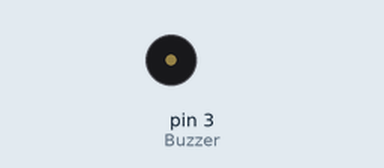
This sketch was run on a simulated Arduino Uno, built with avr-gcc and run on an emulated ATmega328P. Shown: buzzer (waves = sounding).

Above: at 0.3 s.
Timing chart, 0 to 3.0 s (numbered marks = the images above):
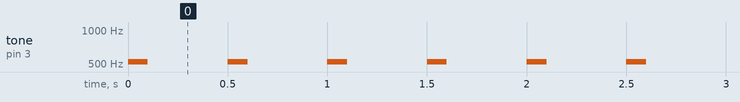

The sketch:

project_02_buzzer_EZ.ino
```cpp
/*
Do(523Hz)
Re(587Hz)
Mi(659Hz)
Fa(698Hz)
So(784Hz)
La(880Hz)
Si(988Hz)
高音 Do (1047Hz)
*/
const byte Buzzer = 3; // 蜂鳴器的接腳 D3

void setup() {
  pinMode(Buzzer,OUTPUT);
}

void loop() {
  tone(Buzzer, 523, 100);
  delay(500);
}
```

Measured:
- by itself, tone on pin 3 (Buzzer): alternates 523 Hz for 0.10 s and silent for 0.40 s
